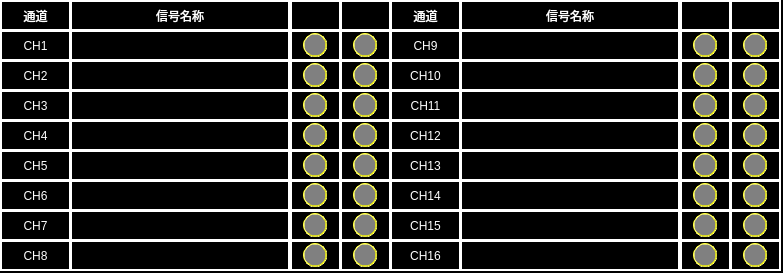
<?xml version="1.0" encoding="UTF-8"?>
<ui version="4.0">
 <class>DoControl</class>
 <widget class="QWidget" name="DoControl">
  <property name="geometry">
   <rect>
    <x>0</x>
    <y>0</y>
    <width>783</width>
    <height>273</height>
   </rect>
  </property>
  <property name="windowTitle">
   <string>Form</string>
  </property>
  <property name="styleSheet">
   <string notr="true">QWidget
{
	background-color: black;
}

QPushButton
{
	font: 18px;
    color: black;
	background-color: rgb(113, 113, 198);
	border:1px solid white;
	border-radius: 5px;
}

QLabel
{
	font: 16px &quot;微软雅黑&quot;;
	color: white;
	border:2px solid white;
	background-color:black;
}</string>
  </property>
  <widget class="QLabel" name="lbl1_28">
   <property name="geometry">
    <rect>
     <x>730</x>
     <y>90</y>
     <width>51</width>
     <height>31</height>
    </rect>
   </property>
   <property name="text">
    <string/>
   </property>
   <property name="alignment">
    <set>Qt::AlignCenter</set>
   </property>
  </widget>
  <widget class="QLabel" name="CH1Namelbl">
   <property name="geometry">
    <rect>
     <x>70</x>
     <y>30</y>
     <width>220</width>
     <height>31</height>
    </rect>
   </property>
   <property name="text">
    <string/>
   </property>
   <property name="alignment">
    <set>Qt::AlignCenter</set>
   </property>
  </widget>
  <widget class="QLabel" name="CH8Namelbl">
   <property name="geometry">
    <rect>
     <x>70</x>
     <y>240</y>
     <width>220</width>
     <height>31</height>
    </rect>
   </property>
   <property name="text">
    <string/>
   </property>
   <property name="alignment">
    <set>Qt::AlignCenter</set>
   </property>
  </widget>
  <widget class="QLabel" name="lbl1_33">
   <property name="geometry">
    <rect>
     <x>680</x>
     <y>150</y>
     <width>51</width>
     <height>31</height>
    </rect>
   </property>
   <property name="text">
    <string/>
   </property>
   <property name="alignment">
    <set>Qt::AlignCenter</set>
   </property>
  </widget>
  <widget class="QLabel" name="CH5ASIgnallbl">
   <property name="geometry">
    <rect>
     <x>303</x>
     <y>153</y>
     <width>24</width>
     <height>24</height>
    </rect>
   </property>
   <property name="styleSheet">
    <string notr="true">border-radius: 12px;
border: 1px groove yellow;
background-color: gray;</string>
   </property>
   <property name="text">
    <string/>
   </property>
  </widget>
  <widget class="QLabel" name="CH15Namelbl">
   <property name="geometry">
    <rect>
     <x>460</x>
     <y>210</y>
     <width>220</width>
     <height>31</height>
    </rect>
   </property>
   <property name="text">
    <string/>
   </property>
   <property name="alignment">
    <set>Qt::AlignCenter</set>
   </property>
  </widget>
  <widget class="QLabel" name="lbl1">
   <property name="geometry">
    <rect>
     <x>290</x>
     <y>30</y>
     <width>51</width>
     <height>31</height>
    </rect>
   </property>
   <property name="text">
    <string/>
   </property>
   <property name="alignment">
    <set>Qt::AlignCenter</set>
   </property>
  </widget>
  <widget class="QLabel" name="CH7ASIgnallbl">
   <property name="geometry">
    <rect>
     <x>303</x>
     <y>213</y>
     <width>24</width>
     <height>24</height>
    </rect>
   </property>
   <property name="styleSheet">
    <string notr="true">border-radius: 12px;
border: 1px groove yellow;
background-color: gray;</string>
   </property>
   <property name="text">
    <string/>
   </property>
  </widget>
  <widget class="QLabel" name="lbl1_4">
   <property name="geometry">
    <rect>
     <x>340</x>
     <y>60</y>
     <width>51</width>
     <height>31</height>
    </rect>
   </property>
   <property name="text">
    <string/>
   </property>
   <property name="alignment">
    <set>Qt::AlignCenter</set>
   </property>
  </widget>
  <widget class="QLabel" name="CH5lbl">
   <property name="geometry">
    <rect>
     <x>0</x>
     <y>150</y>
     <width>71</width>
     <height>31</height>
    </rect>
   </property>
   <property name="text">
    <string>CH5</string>
   </property>
   <property name="alignment">
    <set>Qt::AlignCenter</set>
   </property>
  </widget>
  <widget class="QLabel" name="CH16lbl">
   <property name="geometry">
    <rect>
     <x>390</x>
     <y>240</y>
     <width>71</width>
     <height>31</height>
    </rect>
   </property>
   <property name="text">
    <string>CH16</string>
   </property>
   <property name="alignment">
    <set>Qt::AlignCenter</set>
   </property>
  </widget>
  <widget class="QLabel" name="lbl1_41">
   <property name="geometry">
    <rect>
     <x>730</x>
     <y>60</y>
     <width>51</width>
     <height>31</height>
    </rect>
   </property>
   <property name="text">
    <string/>
   </property>
   <property name="alignment">
    <set>Qt::AlignCenter</set>
   </property>
  </widget>
  <widget class="QLabel" name="lbl1_43">
   <property name="geometry">
    <rect>
     <x>680</x>
     <y>120</y>
     <width>51</width>
     <height>31</height>
    </rect>
   </property>
   <property name="text">
    <string/>
   </property>
   <property name="alignment">
    <set>Qt::AlignCenter</set>
   </property>
  </widget>
  <widget class="QLabel" name="CH8lbl">
   <property name="geometry">
    <rect>
     <x>0</x>
     <y>240</y>
     <width>71</width>
     <height>31</height>
    </rect>
   </property>
   <property name="text">
    <string>CH8</string>
   </property>
   <property name="alignment">
    <set>Qt::AlignCenter</set>
   </property>
  </widget>
  <widget class="QLabel" name="lbl1_29">
   <property name="geometry">
    <rect>
     <x>730</x>
     <y>240</y>
     <width>51</width>
     <height>31</height>
    </rect>
   </property>
   <property name="text">
    <string/>
   </property>
   <property name="alignment">
    <set>Qt::AlignCenter</set>
   </property>
  </widget>
  <widget class="QLabel" name="lbl1_14">
   <property name="geometry">
    <rect>
     <x>290</x>
     <y>240</y>
     <width>51</width>
     <height>31</height>
    </rect>
   </property>
   <property name="text">
    <string/>
   </property>
   <property name="alignment">
    <set>Qt::AlignCenter</set>
   </property>
  </widget>
  <widget class="QLabel" name="CH16ASIgnallbl">
   <property name="geometry">
    <rect>
     <x>693</x>
     <y>243</y>
     <width>24</width>
     <height>24</height>
    </rect>
   </property>
   <property name="styleSheet">
    <string notr="true">border-radius: 12px;
border: 1px groove yellow;
background-color: gray;</string>
   </property>
   <property name="text">
    <string/>
   </property>
  </widget>
  <widget class="QLabel" name="lbl1_9">
   <property name="geometry">
    <rect>
     <x>290</x>
     <y>180</y>
     <width>51</width>
     <height>31</height>
    </rect>
   </property>
   <property name="text">
    <string/>
   </property>
   <property name="alignment">
    <set>Qt::AlignCenter</set>
   </property>
  </widget>
  <widget class="QLabel" name="lblTitle_2">
   <property name="geometry">
    <rect>
     <x>0</x>
     <y>0</y>
     <width>71</width>
     <height>31</height>
    </rect>
   </property>
   <property name="text">
    <string>通道</string>
   </property>
   <property name="alignment">
    <set>Qt::AlignCenter</set>
   </property>
  </widget>
  <widget class="QLabel" name="CH10ASIgnallbl">
   <property name="geometry">
    <rect>
     <x>693</x>
     <y>63</y>
     <width>24</width>
     <height>24</height>
    </rect>
   </property>
   <property name="styleSheet">
    <string notr="true">border-radius: 12px;
border: 1px groove yellow;
background-color: gray;</string>
   </property>
   <property name="text">
    <string/>
   </property>
  </widget>
  <widget class="QLabel" name="CH16BSIgnallbl">
   <property name="geometry">
    <rect>
     <x>743</x>
     <y>243</y>
     <width>24</width>
     <height>24</height>
    </rect>
   </property>
   <property name="styleSheet">
    <string notr="true">border-radius: 12px;
border: 1px groove yellow;
background-color: gray;</string>
   </property>
   <property name="text">
    <string/>
   </property>
  </widget>
  <widget class="QLabel" name="lbl1_47">
   <property name="geometry">
    <rect>
     <x>680</x>
     <y>60</y>
     <width>51</width>
     <height>31</height>
    </rect>
   </property>
   <property name="text">
    <string/>
   </property>
   <property name="alignment">
    <set>Qt::AlignCenter</set>
   </property>
  </widget>
  <widget class="QLabel" name="lbl1_6">
   <property name="geometry">
    <rect>
     <x>340</x>
     <y>90</y>
     <width>51</width>
     <height>31</height>
    </rect>
   </property>
   <property name="text">
    <string/>
   </property>
   <property name="alignment">
    <set>Qt::AlignCenter</set>
   </property>
  </widget>
  <widget class="QLabel" name="lbl1_5">
   <property name="geometry">
    <rect>
     <x>290</x>
     <y>90</y>
     <width>51</width>
     <height>31</height>
    </rect>
   </property>
   <property name="text">
    <string/>
   </property>
   <property name="alignment">
    <set>Qt::AlignCenter</set>
   </property>
  </widget>
  <widget class="QLabel" name="CH9lbl">
   <property name="geometry">
    <rect>
     <x>390</x>
     <y>30</y>
     <width>71</width>
     <height>31</height>
    </rect>
   </property>
   <property name="text">
    <string>CH9</string>
   </property>
   <property name="alignment">
    <set>Qt::AlignCenter</set>
   </property>
  </widget>
  <widget class="QLabel" name="CH8BSIgnallbl">
   <property name="geometry">
    <rect>
     <x>353</x>
     <y>243</y>
     <width>24</width>
     <height>24</height>
    </rect>
   </property>
   <property name="styleSheet">
    <string notr="true">border-radius: 12px;
border: 1px groove yellow;
background-color: gray;</string>
   </property>
   <property name="text">
    <string/>
   </property>
  </widget>
  <widget class="QLabel" name="CH6BSIgnallbl">
   <property name="geometry">
    <rect>
     <x>353</x>
     <y>183</y>
     <width>24</width>
     <height>24</height>
    </rect>
   </property>
   <property name="styleSheet">
    <string notr="true">border-radius: 12px;
border: 1px groove yellow;
background-color: gray;</string>
   </property>
   <property name="text">
    <string/>
   </property>
  </widget>
  <widget class="QLabel" name="CH13ASIgnallbl">
   <property name="geometry">
    <rect>
     <x>693</x>
     <y>153</y>
     <width>24</width>
     <height>24</height>
    </rect>
   </property>
   <property name="styleSheet">
    <string notr="true">border-radius: 12px;
border: 1px groove yellow;
background-color: gray;</string>
   </property>
   <property name="text">
    <string/>
   </property>
  </widget>
  <widget class="QLabel" name="lblTitle_7">
   <property name="geometry">
    <rect>
     <x>460</x>
     <y>0</y>
     <width>220</width>
     <height>31</height>
    </rect>
   </property>
   <property name="text">
    <string>信号名称</string>
   </property>
   <property name="alignment">
    <set>Qt::AlignCenter</set>
   </property>
  </widget>
  <widget class="QLabel" name="lbl1_39">
   <property name="geometry">
    <rect>
     <x>680</x>
     <y>240</y>
     <width>51</width>
     <height>31</height>
    </rect>
   </property>
   <property name="text">
    <string/>
   </property>
   <property name="alignment">
    <set>Qt::AlignCenter</set>
   </property>
  </widget>
  <widget class="QLabel" name="CH16Namelbl">
   <property name="geometry">
    <rect>
     <x>460</x>
     <y>240</y>
     <width>220</width>
     <height>31</height>
    </rect>
   </property>
   <property name="text">
    <string/>
   </property>
   <property name="alignment">
    <set>Qt::AlignCenter</set>
   </property>
  </widget>
  <widget class="QLabel" name="CH4ASIgnallbl">
   <property name="geometry">
    <rect>
     <x>303</x>
     <y>123</y>
     <width>24</width>
     <height>24</height>
    </rect>
   </property>
   <property name="styleSheet">
    <string notr="true">border-radius: 12px;
border: 1px groove yellow;
background-color: gray;</string>
   </property>
   <property name="text">
    <string/>
   </property>
  </widget>
  <widget class="QLabel" name="CH14ASIgnallbl">
   <property name="geometry">
    <rect>
     <x>693</x>
     <y>183</y>
     <width>24</width>
     <height>24</height>
    </rect>
   </property>
   <property name="styleSheet">
    <string notr="true">border-radius: 12px;
border: 1px groove yellow;
background-color: gray;</string>
   </property>
   <property name="text">
    <string/>
   </property>
  </widget>
  <widget class="QLabel" name="CH14lbl">
   <property name="geometry">
    <rect>
     <x>390</x>
     <y>180</y>
     <width>71</width>
     <height>31</height>
    </rect>
   </property>
   <property name="text">
    <string>CH14</string>
   </property>
   <property name="alignment">
    <set>Qt::AlignCenter</set>
   </property>
  </widget>
  <widget class="QLabel" name="TrainType1">
   <property name="geometry">
    <rect>
     <x>290</x>
     <y>0</y>
     <width>51</width>
     <height>31</height>
    </rect>
   </property>
   <property name="text">
    <string/>
   </property>
   <property name="alignment">
    <set>Qt::AlignCenter</set>
   </property>
  </widget>
  <widget class="QLabel" name="CH7Namelbl">
   <property name="geometry">
    <rect>
     <x>70</x>
     <y>210</y>
     <width>220</width>
     <height>31</height>
    </rect>
   </property>
   <property name="text">
    <string/>
   </property>
   <property name="alignment">
    <set>Qt::AlignCenter</set>
   </property>
  </widget>
  <widget class="QLabel" name="lbl1_16">
   <property name="geometry">
    <rect>
     <x>340</x>
     <y>240</y>
     <width>51</width>
     <height>31</height>
    </rect>
   </property>
   <property name="text">
    <string/>
   </property>
   <property name="alignment">
    <set>Qt::AlignCenter</set>
   </property>
  </widget>
  <widget class="QLabel" name="CH9BSIgnallbl">
   <property name="geometry">
    <rect>
     <x>743</x>
     <y>33</y>
     <width>24</width>
     <height>24</height>
    </rect>
   </property>
   <property name="styleSheet">
    <string notr="true">border-radius: 12px;
border: 1px groove yellow;
background-color: gray;</string>
   </property>
   <property name="text">
    <string/>
   </property>
  </widget>
  <widget class="QLabel" name="CH15ASIgnallbl">
   <property name="geometry">
    <rect>
     <x>693</x>
     <y>213</y>
     <width>24</width>
     <height>24</height>
    </rect>
   </property>
   <property name="styleSheet">
    <string notr="true">border-radius: 12px;
border: 1px groove yellow;
background-color: gray;</string>
   </property>
   <property name="text">
    <string/>
   </property>
  </widget>
  <widget class="QLabel" name="CH2BSIgnallbl">
   <property name="geometry">
    <rect>
     <x>353</x>
     <y>63</y>
     <width>24</width>
     <height>24</height>
    </rect>
   </property>
   <property name="styleSheet">
    <string notr="true">border-radius: 12px;
border: 1px groove yellow;
background-color: gray;</string>
   </property>
   <property name="text">
    <string/>
   </property>
  </widget>
  <widget class="QLabel" name="lbl1_34">
   <property name="geometry">
    <rect>
     <x>680</x>
     <y>90</y>
     <width>51</width>
     <height>31</height>
    </rect>
   </property>
   <property name="text">
    <string/>
   </property>
   <property name="alignment">
    <set>Qt::AlignCenter</set>
   </property>
  </widget>
  <widget class="QLabel" name="CH15lbl">
   <property name="geometry">
    <rect>
     <x>390</x>
     <y>210</y>
     <width>71</width>
     <height>31</height>
    </rect>
   </property>
   <property name="text">
    <string>CH15</string>
   </property>
   <property name="alignment">
    <set>Qt::AlignCenter</set>
   </property>
  </widget>
  <widget class="QLabel" name="CH1ASIgnallbl">
   <property name="geometry">
    <rect>
     <x>303</x>
     <y>33</y>
     <width>24</width>
     <height>24</height>
    </rect>
   </property>
   <property name="styleSheet">
    <string notr="true">border-radius: 12px;
border: 1px groove yellow;
background-color: gray;</string>
   </property>
   <property name="text">
    <string/>
   </property>
  </widget>
  <widget class="QLabel" name="lbl1_2">
   <property name="geometry">
    <rect>
     <x>340</x>
     <y>30</y>
     <width>51</width>
     <height>31</height>
    </rect>
   </property>
   <property name="text">
    <string/>
   </property>
   <property name="alignment">
    <set>Qt::AlignCenter</set>
   </property>
  </widget>
  <widget class="QLabel" name="CH15BSIgnallbl">
   <property name="geometry">
    <rect>
     <x>743</x>
     <y>213</y>
     <width>24</width>
     <height>24</height>
    </rect>
   </property>
   <property name="styleSheet">
    <string notr="true">border-radius: 12px;
border: 1px groove yellow;
background-color: gray;</string>
   </property>
   <property name="text">
    <string/>
   </property>
  </widget>
  <widget class="QLabel" name="lblTitle_9">
   <property name="geometry">
    <rect>
     <x>390</x>
     <y>0</y>
     <width>71</width>
     <height>31</height>
    </rect>
   </property>
   <property name="text">
    <string>通道</string>
   </property>
   <property name="alignment">
    <set>Qt::AlignCenter</set>
   </property>
  </widget>
  <widget class="QLabel" name="CH10lbl">
   <property name="geometry">
    <rect>
     <x>390</x>
     <y>60</y>
     <width>71</width>
     <height>31</height>
    </rect>
   </property>
   <property name="text">
    <string>CH10</string>
   </property>
   <property name="alignment">
    <set>Qt::AlignCenter</set>
   </property>
  </widget>
  <widget class="QLabel" name="CH12BSIgnallbl">
   <property name="geometry">
    <rect>
     <x>743</x>
     <y>123</y>
     <width>24</width>
     <height>24</height>
    </rect>
   </property>
   <property name="styleSheet">
    <string notr="true">border-radius: 12px;
border: 1px groove yellow;
background-color: gray;</string>
   </property>
   <property name="text">
    <string/>
   </property>
  </widget>
  <widget class="QLabel" name="CH10Namelbl">
   <property name="geometry">
    <rect>
     <x>460</x>
     <y>60</y>
     <width>220</width>
     <height>31</height>
    </rect>
   </property>
   <property name="text">
    <string/>
   </property>
   <property name="alignment">
    <set>Qt::AlignCenter</set>
   </property>
  </widget>
  <widget class="QLabel" name="lbl1_26">
   <property name="geometry">
    <rect>
     <x>730</x>
     <y>150</y>
     <width>51</width>
     <height>31</height>
    </rect>
   </property>
   <property name="text">
    <string/>
   </property>
   <property name="alignment">
    <set>Qt::AlignCenter</set>
   </property>
  </widget>
  <widget class="QLabel" name="CH7lbl">
   <property name="geometry">
    <rect>
     <x>0</x>
     <y>210</y>
     <width>71</width>
     <height>31</height>
    </rect>
   </property>
   <property name="text">
    <string>CH7</string>
   </property>
   <property name="alignment">
    <set>Qt::AlignCenter</set>
   </property>
  </widget>
  <widget class="QLabel" name="lblTitle_3">
   <property name="geometry">
    <rect>
     <x>70</x>
     <y>0</y>
     <width>220</width>
     <height>31</height>
    </rect>
   </property>
   <property name="text">
    <string>信号名称</string>
   </property>
   <property name="alignment">
    <set>Qt::AlignCenter</set>
   </property>
  </widget>
  <widget class="QLabel" name="CH12ASIgnallbl">
   <property name="geometry">
    <rect>
     <x>693</x>
     <y>123</y>
     <width>24</width>
     <height>24</height>
    </rect>
   </property>
   <property name="styleSheet">
    <string notr="true">border-radius: 12px;
border: 1px groove yellow;
background-color: gray;</string>
   </property>
   <property name="text">
    <string/>
   </property>
  </widget>
  <widget class="QLabel" name="CH3lbl">
   <property name="geometry">
    <rect>
     <x>0</x>
     <y>90</y>
     <width>71</width>
     <height>31</height>
    </rect>
   </property>
   <property name="text">
    <string>CH3</string>
   </property>
   <property name="alignment">
    <set>Qt::AlignCenter</set>
   </property>
  </widget>
  <widget class="QLabel" name="CH8ASIgnallbl">
   <property name="geometry">
    <rect>
     <x>303</x>
     <y>243</y>
     <width>24</width>
     <height>24</height>
    </rect>
   </property>
   <property name="styleSheet">
    <string notr="true">border-radius: 12px;
border: 1px groove yellow;
background-color: gray;</string>
   </property>
   <property name="text">
    <string/>
   </property>
  </widget>
  <widget class="QLabel" name="lbl1_27">
   <property name="geometry">
    <rect>
     <x>680</x>
     <y>210</y>
     <width>51</width>
     <height>31</height>
    </rect>
   </property>
   <property name="text">
    <string/>
   </property>
   <property name="alignment">
    <set>Qt::AlignCenter</set>
   </property>
  </widget>
  <widget class="QLabel" name="lbl1_30">
   <property name="geometry">
    <rect>
     <x>680</x>
     <y>30</y>
     <width>51</width>
     <height>31</height>
    </rect>
   </property>
   <property name="text">
    <string/>
   </property>
   <property name="alignment">
    <set>Qt::AlignCenter</set>
   </property>
  </widget>
  <widget class="QLabel" name="CH6ASIgnallbl">
   <property name="geometry">
    <rect>
     <x>303</x>
     <y>183</y>
     <width>24</width>
     <height>24</height>
    </rect>
   </property>
   <property name="styleSheet">
    <string notr="true">border-radius: 12px;
border: 1px groove yellow;
background-color: gray;</string>
   </property>
   <property name="text">
    <string/>
   </property>
  </widget>
  <widget class="QLabel" name="CH5BSIgnallbl">
   <property name="geometry">
    <rect>
     <x>353</x>
     <y>153</y>
     <width>24</width>
     <height>24</height>
    </rect>
   </property>
   <property name="styleSheet">
    <string notr="true">border-radius: 12px;
border: 1px groove yellow;
background-color: gray;</string>
   </property>
   <property name="text">
    <string/>
   </property>
  </widget>
  <widget class="QLabel" name="lbl1_8">
   <property name="geometry">
    <rect>
     <x>340</x>
     <y>120</y>
     <width>51</width>
     <height>31</height>
    </rect>
   </property>
   <property name="text">
    <string/>
   </property>
   <property name="alignment">
    <set>Qt::AlignCenter</set>
   </property>
  </widget>
  <widget class="QLabel" name="CH2ASIgnallbl">
   <property name="geometry">
    <rect>
     <x>303</x>
     <y>63</y>
     <width>24</width>
     <height>24</height>
    </rect>
   </property>
   <property name="styleSheet">
    <string notr="true">border-radius: 12px;
border: 1px groove yellow;
background-color: gray;</string>
   </property>
   <property name="text">
    <string/>
   </property>
  </widget>
  <widget class="QLabel" name="TrainType2">
   <property name="geometry">
    <rect>
     <x>340</x>
     <y>0</y>
     <width>51</width>
     <height>31</height>
    </rect>
   </property>
   <property name="text">
    <string/>
   </property>
   <property name="alignment">
    <set>Qt::AlignCenter</set>
   </property>
  </widget>
  <widget class="QLabel" name="CH7BSIgnallbl">
   <property name="geometry">
    <rect>
     <x>353</x>
     <y>213</y>
     <width>24</width>
     <height>24</height>
    </rect>
   </property>
   <property name="styleSheet">
    <string notr="true">border-radius: 12px;
border: 1px groove yellow;
background-color: gray;</string>
   </property>
   <property name="text">
    <string/>
   </property>
  </widget>
  <widget class="QLabel" name="CH11lbl">
   <property name="geometry">
    <rect>
     <x>390</x>
     <y>90</y>
     <width>71</width>
     <height>31</height>
    </rect>
   </property>
   <property name="text">
    <string>CH11</string>
   </property>
   <property name="alignment">
    <set>Qt::AlignCenter</set>
   </property>
  </widget>
  <widget class="QLabel" name="lbl1_32">
   <property name="geometry">
    <rect>
     <x>730</x>
     <y>180</y>
     <width>51</width>
     <height>31</height>
    </rect>
   </property>
   <property name="text">
    <string/>
   </property>
   <property name="alignment">
    <set>Qt::AlignCenter</set>
   </property>
  </widget>
  <widget class="QLabel" name="CH2lbl">
   <property name="geometry">
    <rect>
     <x>0</x>
     <y>60</y>
     <width>71</width>
     <height>31</height>
    </rect>
   </property>
   <property name="text">
    <string>CH2</string>
   </property>
   <property name="alignment">
    <set>Qt::AlignCenter</set>
   </property>
  </widget>
  <widget class="QLabel" name="CH3BSIgnallbl">
   <property name="geometry">
    <rect>
     <x>353</x>
     <y>93</y>
     <width>24</width>
     <height>24</height>
    </rect>
   </property>
   <property name="styleSheet">
    <string notr="true">border-radius: 12px;
border: 1px groove yellow;
background-color: gray;</string>
   </property>
   <property name="text">
    <string/>
   </property>
  </widget>
  <widget class="QLabel" name="CH6Namelbl">
   <property name="geometry">
    <rect>
     <x>70</x>
     <y>180</y>
     <width>220</width>
     <height>31</height>
    </rect>
   </property>
   <property name="text">
    <string/>
   </property>
   <property name="alignment">
    <set>Qt::AlignCenter</set>
   </property>
  </widget>
  <widget class="QLabel" name="CH6lbl">
   <property name="geometry">
    <rect>
     <x>0</x>
     <y>180</y>
     <width>71</width>
     <height>31</height>
    </rect>
   </property>
   <property name="text">
    <string>CH6</string>
   </property>
   <property name="alignment">
    <set>Qt::AlignCenter</set>
   </property>
  </widget>
  <widget class="QLabel" name="CH3Namelbl">
   <property name="geometry">
    <rect>
     <x>70</x>
     <y>90</y>
     <width>220</width>
     <height>31</height>
    </rect>
   </property>
   <property name="text">
    <string/>
   </property>
   <property name="alignment">
    <set>Qt::AlignCenter</set>
   </property>
  </widget>
  <widget class="QLabel" name="lbl1_12">
   <property name="geometry">
    <rect>
     <x>340</x>
     <y>150</y>
     <width>51</width>
     <height>31</height>
    </rect>
   </property>
   <property name="text">
    <string/>
   </property>
   <property name="alignment">
    <set>Qt::AlignCenter</set>
   </property>
  </widget>
  <widget class="QLabel" name="lbl1_42">
   <property name="geometry">
    <rect>
     <x>730</x>
     <y>210</y>
     <width>51</width>
     <height>31</height>
    </rect>
   </property>
   <property name="text">
    <string/>
   </property>
   <property name="alignment">
    <set>Qt::AlignCenter</set>
   </property>
  </widget>
  <widget class="QLabel" name="CH2Namelbl">
   <property name="geometry">
    <rect>
     <x>70</x>
     <y>60</y>
     <width>220</width>
     <height>31</height>
    </rect>
   </property>
   <property name="text">
    <string/>
   </property>
   <property name="alignment">
    <set>Qt::AlignCenter</set>
   </property>
  </widget>
  <widget class="QLabel" name="CH4Namelbl">
   <property name="geometry">
    <rect>
     <x>70</x>
     <y>120</y>
     <width>220</width>
     <height>31</height>
    </rect>
   </property>
   <property name="text">
    <string/>
   </property>
   <property name="alignment">
    <set>Qt::AlignCenter</set>
   </property>
  </widget>
  <widget class="QLabel" name="CH9Namelbl">
   <property name="geometry">
    <rect>
     <x>460</x>
     <y>30</y>
     <width>220</width>
     <height>31</height>
    </rect>
   </property>
   <property name="text">
    <string/>
   </property>
   <property name="alignment">
    <set>Qt::AlignCenter</set>
   </property>
  </widget>
  <widget class="QLabel" name="CH3ASIgnallbl">
   <property name="geometry">
    <rect>
     <x>303</x>
     <y>93</y>
     <width>24</width>
     <height>24</height>
    </rect>
   </property>
   <property name="styleSheet">
    <string notr="true">border-radius: 12px;
border: 1px groove yellow;
background-color: gray;</string>
   </property>
   <property name="text">
    <string/>
   </property>
  </widget>
  <widget class="QLabel" name="CH5Namelbl">
   <property name="geometry">
    <rect>
     <x>70</x>
     <y>150</y>
     <width>220</width>
     <height>31</height>
    </rect>
   </property>
   <property name="text">
    <string/>
   </property>
   <property name="alignment">
    <set>Qt::AlignCenter</set>
   </property>
  </widget>
  <widget class="QLabel" name="CH9ASIgnallbl">
   <property name="geometry">
    <rect>
     <x>693</x>
     <y>33</y>
     <width>24</width>
     <height>24</height>
    </rect>
   </property>
   <property name="styleSheet">
    <string notr="true">border-radius: 12px;
border: 1px groove yellow;
background-color: gray;</string>
   </property>
   <property name="text">
    <string/>
   </property>
  </widget>
  <widget class="QLabel" name="CH11Namelbl">
   <property name="geometry">
    <rect>
     <x>460</x>
     <y>90</y>
     <width>220</width>
     <height>31</height>
    </rect>
   </property>
   <property name="text">
    <string/>
   </property>
   <property name="alignment">
    <set>Qt::AlignCenter</set>
   </property>
  </widget>
  <widget class="QLabel" name="lbl1_36">
   <property name="geometry">
    <rect>
     <x>680</x>
     <y>180</y>
     <width>51</width>
     <height>31</height>
    </rect>
   </property>
   <property name="text">
    <string/>
   </property>
   <property name="alignment">
    <set>Qt::AlignCenter</set>
   </property>
  </widget>
  <widget class="QLabel" name="CH14BSIgnallbl">
   <property name="geometry">
    <rect>
     <x>743</x>
     <y>183</y>
     <width>24</width>
     <height>24</height>
    </rect>
   </property>
   <property name="styleSheet">
    <string notr="true">border-radius: 12px;
border: 1px groove yellow;
background-color: gray;</string>
   </property>
   <property name="text">
    <string/>
   </property>
  </widget>
  <widget class="QLabel" name="CH11BSIgnallbl">
   <property name="geometry">
    <rect>
     <x>743</x>
     <y>93</y>
     <width>24</width>
     <height>24</height>
    </rect>
   </property>
   <property name="styleSheet">
    <string notr="true">border-radius: 12px;
border: 1px groove yellow;
background-color: gray;</string>
   </property>
   <property name="text">
    <string/>
   </property>
  </widget>
  <widget class="QLabel" name="CH11ASIgnallbl">
   <property name="geometry">
    <rect>
     <x>693</x>
     <y>93</y>
     <width>24</width>
     <height>24</height>
    </rect>
   </property>
   <property name="styleSheet">
    <string notr="true">border-radius: 12px;
border: 1px groove yellow;
background-color: gray;</string>
   </property>
   <property name="text">
    <string/>
   </property>
  </widget>
  <widget class="QLabel" name="CH1BSIgnallbl">
   <property name="geometry">
    <rect>
     <x>353</x>
     <y>33</y>
     <width>24</width>
     <height>24</height>
    </rect>
   </property>
   <property name="styleSheet">
    <string notr="true">border-radius: 12px;
border: 1px groove yellow;
background-color: gray;</string>
   </property>
   <property name="text">
    <string/>
   </property>
  </widget>
  <widget class="QLabel" name="CH4lbl">
   <property name="geometry">
    <rect>
     <x>0</x>
     <y>120</y>
     <width>71</width>
     <height>31</height>
    </rect>
   </property>
   <property name="text">
    <string>CH4</string>
   </property>
   <property name="alignment">
    <set>Qt::AlignCenter</set>
   </property>
  </widget>
  <widget class="QLabel" name="lbl1_15">
   <property name="geometry">
    <rect>
     <x>340</x>
     <y>180</y>
     <width>51</width>
     <height>31</height>
    </rect>
   </property>
   <property name="text">
    <string/>
   </property>
   <property name="alignment">
    <set>Qt::AlignCenter</set>
   </property>
  </widget>
  <widget class="QLabel" name="CH12lbl">
   <property name="geometry">
    <rect>
     <x>390</x>
     <y>120</y>
     <width>71</width>
     <height>31</height>
    </rect>
   </property>
   <property name="text">
    <string>CH12</string>
   </property>
   <property name="alignment">
    <set>Qt::AlignCenter</set>
   </property>
  </widget>
  <widget class="QLabel" name="TrainType4">
   <property name="geometry">
    <rect>
     <x>730</x>
     <y>0</y>
     <width>51</width>
     <height>31</height>
    </rect>
   </property>
   <property name="text">
    <string/>
   </property>
   <property name="alignment">
    <set>Qt::AlignCenter</set>
   </property>
  </widget>
  <widget class="QLabel" name="CH10BSIgnallbl">
   <property name="geometry">
    <rect>
     <x>743</x>
     <y>63</y>
     <width>24</width>
     <height>24</height>
    </rect>
   </property>
   <property name="styleSheet">
    <string notr="true">border-radius: 12px;
border: 1px groove yellow;
background-color: gray;</string>
   </property>
   <property name="text">
    <string/>
   </property>
  </widget>
  <widget class="QLabel" name="CH12Namelbl">
   <property name="geometry">
    <rect>
     <x>460</x>
     <y>120</y>
     <width>220</width>
     <height>31</height>
    </rect>
   </property>
   <property name="text">
    <string/>
   </property>
   <property name="alignment">
    <set>Qt::AlignCenter</set>
   </property>
  </widget>
  <widget class="QLabel" name="lbl1_3">
   <property name="geometry">
    <rect>
     <x>290</x>
     <y>60</y>
     <width>51</width>
     <height>31</height>
    </rect>
   </property>
   <property name="text">
    <string/>
   </property>
   <property name="alignment">
    <set>Qt::AlignCenter</set>
   </property>
  </widget>
  <widget class="QLabel" name="CH14Namelbl">
   <property name="geometry">
    <rect>
     <x>460</x>
     <y>180</y>
     <width>220</width>
     <height>31</height>
    </rect>
   </property>
   <property name="text">
    <string/>
   </property>
   <property name="alignment">
    <set>Qt::AlignCenter</set>
   </property>
  </widget>
  <widget class="QLabel" name="lbl1_48">
   <property name="geometry">
    <rect>
     <x>730</x>
     <y>120</y>
     <width>51</width>
     <height>31</height>
    </rect>
   </property>
   <property name="text">
    <string/>
   </property>
   <property name="alignment">
    <set>Qt::AlignCenter</set>
   </property>
  </widget>
  <widget class="QLabel" name="lbl1_11">
   <property name="geometry">
    <rect>
     <x>340</x>
     <y>210</y>
     <width>51</width>
     <height>31</height>
    </rect>
   </property>
   <property name="text">
    <string/>
   </property>
   <property name="alignment">
    <set>Qt::AlignCenter</set>
   </property>
  </widget>
  <widget class="QLabel" name="CH4BSIgnallbl">
   <property name="geometry">
    <rect>
     <x>353</x>
     <y>123</y>
     <width>24</width>
     <height>24</height>
    </rect>
   </property>
   <property name="styleSheet">
    <string notr="true">border-radius: 12px;
border: 1px groove yellow;
background-color: gray;</string>
   </property>
   <property name="text">
    <string/>
   </property>
  </widget>
  <widget class="QLabel" name="lbl1_10">
   <property name="geometry">
    <rect>
     <x>290</x>
     <y>210</y>
     <width>51</width>
     <height>31</height>
    </rect>
   </property>
   <property name="text">
    <string/>
   </property>
   <property name="alignment">
    <set>Qt::AlignCenter</set>
   </property>
  </widget>
  <widget class="QLabel" name="lbl1_7">
   <property name="geometry">
    <rect>
     <x>290</x>
     <y>120</y>
     <width>51</width>
     <height>31</height>
    </rect>
   </property>
   <property name="text">
    <string/>
   </property>
   <property name="alignment">
    <set>Qt::AlignCenter</set>
   </property>
  </widget>
  <widget class="QLabel" name="lbl1_13">
   <property name="geometry">
    <rect>
     <x>290</x>
     <y>150</y>
     <width>51</width>
     <height>31</height>
    </rect>
   </property>
   <property name="text">
    <string/>
   </property>
   <property name="alignment">
    <set>Qt::AlignCenter</set>
   </property>
  </widget>
  <widget class="QLabel" name="CH13Namelbl">
   <property name="geometry">
    <rect>
     <x>460</x>
     <y>150</y>
     <width>220</width>
     <height>31</height>
    </rect>
   </property>
   <property name="text">
    <string/>
   </property>
   <property name="alignment">
    <set>Qt::AlignCenter</set>
   </property>
  </widget>
  <widget class="QLabel" name="TrainType3">
   <property name="geometry">
    <rect>
     <x>680</x>
     <y>0</y>
     <width>51</width>
     <height>31</height>
    </rect>
   </property>
   <property name="text">
    <string/>
   </property>
   <property name="alignment">
    <set>Qt::AlignCenter</set>
   </property>
  </widget>
  <widget class="QLabel" name="lbl1_25">
   <property name="geometry">
    <rect>
     <x>730</x>
     <y>30</y>
     <width>51</width>
     <height>31</height>
    </rect>
   </property>
   <property name="text">
    <string/>
   </property>
   <property name="alignment">
    <set>Qt::AlignCenter</set>
   </property>
  </widget>
  <widget class="QLabel" name="CH1lbl">
   <property name="geometry">
    <rect>
     <x>0</x>
     <y>30</y>
     <width>71</width>
     <height>31</height>
    </rect>
   </property>
   <property name="text">
    <string>CH1</string>
   </property>
   <property name="alignment">
    <set>Qt::AlignCenter</set>
   </property>
  </widget>
  <widget class="QLabel" name="CH13lbl">
   <property name="geometry">
    <rect>
     <x>390</x>
     <y>150</y>
     <width>71</width>
     <height>31</height>
    </rect>
   </property>
   <property name="text">
    <string>CH13</string>
   </property>
   <property name="alignment">
    <set>Qt::AlignCenter</set>
   </property>
  </widget>
  <widget class="QLabel" name="CH13BSIgnallbl">
   <property name="geometry">
    <rect>
     <x>743</x>
     <y>153</y>
     <width>24</width>
     <height>24</height>
    </rect>
   </property>
   <property name="styleSheet">
    <string notr="true">border-radius: 12px;
border: 1px groove yellow;
background-color: gray;</string>
   </property>
   <property name="text">
    <string/>
   </property>
  </widget>
  <zorder>lbl1_28</zorder>
  <zorder>CH1Namelbl</zorder>
  <zorder>CH8Namelbl</zorder>
  <zorder>lbl1_33</zorder>
  <zorder>CH15Namelbl</zorder>
  <zorder>lbl1</zorder>
  <zorder>lbl1_4</zorder>
  <zorder>CH5lbl</zorder>
  <zorder>CH16lbl</zorder>
  <zorder>lbl1_41</zorder>
  <zorder>lbl1_43</zorder>
  <zorder>CH8lbl</zorder>
  <zorder>lbl1_29</zorder>
  <zorder>lbl1_14</zorder>
  <zorder>lbl1_9</zorder>
  <zorder>lblTitle_2</zorder>
  <zorder>lbl1_47</zorder>
  <zorder>lbl1_6</zorder>
  <zorder>lbl1_5</zorder>
  <zorder>CH9lbl</zorder>
  <zorder>lblTitle_7</zorder>
  <zorder>lbl1_39</zorder>
  <zorder>CH16Namelbl</zorder>
  <zorder>CH14lbl</zorder>
  <zorder>TrainType1</zorder>
  <zorder>CH7Namelbl</zorder>
  <zorder>lbl1_16</zorder>
  <zorder>lbl1_34</zorder>
  <zorder>CH15lbl</zorder>
  <zorder>lbl1_2</zorder>
  <zorder>lblTitle_9</zorder>
  <zorder>CH10lbl</zorder>
  <zorder>CH10Namelbl</zorder>
  <zorder>lbl1_26</zorder>
  <zorder>CH7lbl</zorder>
  <zorder>lblTitle_3</zorder>
  <zorder>CH3lbl</zorder>
  <zorder>lbl1_27</zorder>
  <zorder>lbl1_30</zorder>
  <zorder>lbl1_8</zorder>
  <zorder>TrainType2</zorder>
  <zorder>CH11lbl</zorder>
  <zorder>lbl1_32</zorder>
  <zorder>CH2lbl</zorder>
  <zorder>CH6Namelbl</zorder>
  <zorder>CH6lbl</zorder>
  <zorder>CH3Namelbl</zorder>
  <zorder>lbl1_12</zorder>
  <zorder>lbl1_42</zorder>
  <zorder>CH2Namelbl</zorder>
  <zorder>CH4Namelbl</zorder>
  <zorder>CH9Namelbl</zorder>
  <zorder>CH5Namelbl</zorder>
  <zorder>CH11Namelbl</zorder>
  <zorder>lbl1_36</zorder>
  <zorder>CH4lbl</zorder>
  <zorder>lbl1_15</zorder>
  <zorder>CH12lbl</zorder>
  <zorder>TrainType4</zorder>
  <zorder>CH12Namelbl</zorder>
  <zorder>lbl1_3</zorder>
  <zorder>CH14Namelbl</zorder>
  <zorder>lbl1_48</zorder>
  <zorder>lbl1_11</zorder>
  <zorder>lbl1_10</zorder>
  <zorder>lbl1_7</zorder>
  <zorder>lbl1_13</zorder>
  <zorder>CH13Namelbl</zorder>
  <zorder>TrainType3</zorder>
  <zorder>lbl1_25</zorder>
  <zorder>CH1lbl</zorder>
  <zorder>CH13lbl</zorder>
  <zorder>CH11ASIgnallbl</zorder>
  <zorder>CH8BSIgnallbl</zorder>
  <zorder>CH3BSIgnallbl</zorder>
  <zorder>CH3ASIgnallbl</zorder>
  <zorder>CH9ASIgnallbl</zorder>
  <zorder>CH12BSIgnallbl</zorder>
  <zorder>CH7BSIgnallbl</zorder>
  <zorder>CH2ASIgnallbl</zorder>
  <zorder>CH4ASIgnallbl</zorder>
  <zorder>CH13BSIgnallbl</zorder>
  <zorder>CH16ASIgnallbl</zorder>
  <zorder>CH14ASIgnallbl</zorder>
  <zorder>CH2BSIgnallbl</zorder>
  <zorder>CH1BSIgnallbl</zorder>
  <zorder>CH4BSIgnallbl</zorder>
  <zorder>CH1ASIgnallbl</zorder>
  <zorder>CH16BSIgnallbl</zorder>
  <zorder>CH10BSIgnallbl</zorder>
  <zorder>CH8ASIgnallbl</zorder>
  <zorder>CH13ASIgnallbl</zorder>
  <zorder>CH5BSIgnallbl</zorder>
  <zorder>CH6ASIgnallbl</zorder>
  <zorder>CH12ASIgnallbl</zorder>
  <zorder>CH15ASIgnallbl</zorder>
  <zorder>CH6BSIgnallbl</zorder>
  <zorder>CH7ASIgnallbl</zorder>
  <zorder>CH11BSIgnallbl</zorder>
  <zorder>CH14BSIgnallbl</zorder>
  <zorder>CH10ASIgnallbl</zorder>
  <zorder>CH5ASIgnallbl</zorder>
  <zorder>CH9BSIgnallbl</zorder>
  <zorder>CH15BSIgnallbl</zorder>
 </widget>
 <resources/>
 <connections/>
</ui>
